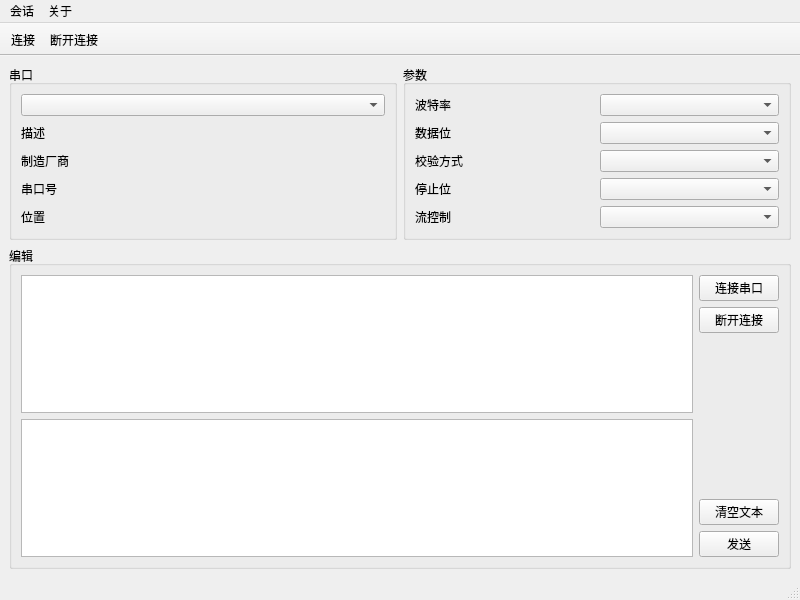
<?xml version="1.0" encoding="UTF-8"?>
<ui version="4.0">
 <class>MainWindow</class>
 <widget class="QMainWindow" name="MainWindow">
  <property name="geometry">
   <rect>
    <x>0</x>
    <y>0</y>
    <width>800</width>
    <height>600</height>
   </rect>
  </property>
  <property name="windowTitle">
   <string>MainWindow</string>
  </property>
  <widget class="QWidget" name="centralwidget">
   <layout class="QGridLayout" name="gridLayout">
    <item row="0" column="1">
     <widget class="QGroupBox" name="groupBox_2">
      <property name="title">
       <string>参数</string>
      </property>
      <layout class="QGridLayout" name="gridLayout_3">
       <item row="2" column="1">
        <widget class="QComboBox" name="parityBox"/>
       </item>
       <item row="3" column="1">
        <widget class="QComboBox" name="stopBitsBox"/>
       </item>
       <item row="3" column="0">
        <widget class="QLabel" name="label_8">
         <property name="text">
          <string>停止位</string>
         </property>
        </widget>
       </item>
       <item row="0" column="0">
        <widget class="QLabel" name="label_5">
         <property name="layoutDirection">
          <enum>Qt::LeftToRight</enum>
         </property>
         <property name="text">
          <string>波特率</string>
         </property>
        </widget>
       </item>
       <item row="2" column="0">
        <widget class="QLabel" name="label_7">
         <property name="text">
          <string>校验方式</string>
         </property>
        </widget>
       </item>
       <item row="1" column="0">
        <widget class="QLabel" name="label_6">
         <property name="text">
          <string>数据位</string>
         </property>
        </widget>
       </item>
       <item row="0" column="1">
        <widget class="QComboBox" name="baudRateBox"/>
       </item>
       <item row="1" column="1">
        <widget class="QComboBox" name="dataBitsBox"/>
       </item>
       <item row="4" column="0">
        <widget class="QLabel" name="label_9">
         <property name="text">
          <string>流控制</string>
         </property>
        </widget>
       </item>
       <item row="4" column="1">
        <widget class="QComboBox" name="flowControlBox"/>
       </item>
      </layout>
     </widget>
    </item>
    <item row="1" column="0" colspan="2">
     <widget class="QGroupBox" name="groupBox_3">
      <property name="title">
       <string>编辑</string>
      </property>
      <layout class="QHBoxLayout" name="horizontalLayout_2">
       <item>
        <layout class="QVBoxLayout" name="verticalLayout_2">
         <item>
          <widget class="QTextEdit" name="textEdit">
           <property name="enabled">
            <bool>true</bool>
           </property>
          </widget>
         </item>
         <item>
          <widget class="QTextBrowser" name="receiveBrowser"/>
         </item>
        </layout>
       </item>
       <item>
        <layout class="QVBoxLayout" name="verticalLayout">
         <item>
          <widget class="QPushButton" name="connetcBtn">
           <property name="text">
            <string>连接串口</string>
           </property>
          </widget>
         </item>
         <item>
          <widget class="QPushButton" name="disconnectBtn">
           <property name="text">
            <string>断开连接</string>
           </property>
          </widget>
         </item>
         <item>
          <spacer name="verticalSpacer_2">
           <property name="orientation">
            <enum>Qt::Vertical</enum>
           </property>
           <property name="sizeHint" stdset="0">
            <size>
             <width>20</width>
             <height>40</height>
            </size>
           </property>
          </spacer>
         </item>
         <item>
          <widget class="QPushButton" name="clearTextBtn">
           <property name="text">
            <string>清空文本</string>
           </property>
          </widget>
         </item>
         <item>
          <widget class="QPushButton" name="sendBtn">
           <property name="text">
            <string>发送</string>
           </property>
          </widget>
         </item>
        </layout>
       </item>
      </layout>
     </widget>
    </item>
    <item row="0" column="0">
     <widget class="QGroupBox" name="groupBox">
      <property name="title">
       <string>串口</string>
      </property>
      <layout class="QGridLayout" name="gridLayout_2">
       <item row="2" column="0">
        <widget class="QLabel" name="manufacturerLabel">
         <property name="text">
          <string>制造厂商</string>
         </property>
        </widget>
       </item>
       <item row="3" column="0">
        <widget class="QLabel" name="serialNumberLabel">
         <property name="text">
          <string>串口号</string>
         </property>
        </widget>
       </item>
       <item row="1" column="0">
        <widget class="QLabel" name="desLabel">
         <property name="text">
          <string>描述</string>
         </property>
        </widget>
       </item>
       <item row="0" column="0">
        <widget class="QComboBox" name="serialsBox"/>
       </item>
       <item row="4" column="0">
        <widget class="QLabel" name="locationLabel">
         <property name="text">
          <string>位置</string>
         </property>
        </widget>
       </item>
      </layout>
     </widget>
    </item>
   </layout>
  </widget>
  <widget class="QMenuBar" name="menubar">
   <property name="geometry">
    <rect>
     <x>0</x>
     <y>0</y>
     <width>800</width>
     <height>26</height>
    </rect>
   </property>
   <widget class="QMenu" name="menu">
    <property name="title">
     <string>会话</string>
    </property>
    <addaction name="actionConnect"/>
    <addaction name="actionDisconnect"/>
    <addaction name="separator"/>
    <addaction name="actionQuit"/>
   </widget>
   <widget class="QMenu" name="menu_2">
    <property name="title">
     <string>关于</string>
    </property>
    <addaction name="actionHelp"/>
    <addaction name="separator"/>
    <addaction name="actionQt"/>
   </widget>
   <addaction name="menu"/>
   <addaction name="menu_2"/>
  </widget>
  <widget class="QStatusBar" name="statusbar"/>
  <widget class="QToolBar" name="toolBar">
   <property name="windowTitle">
    <string>toolBar</string>
   </property>
   <property name="movable">
    <bool>false</bool>
   </property>
   <property name="floatable">
    <bool>false</bool>
   </property>
   <attribute name="toolBarArea">
    <enum>TopToolBarArea</enum>
   </attribute>
   <attribute name="toolBarBreak">
    <bool>false</bool>
   </attribute>
   <addaction name="actionConnect"/>
   <addaction name="actionDisconnect"/>
  </widget>
  <action name="actionHelp">
   <property name="text">
    <string>帮助</string>
   </property>
   <property name="toolTip">
    <string>查看软件使用帮助</string>
   </property>
   <property name="shortcut">
    <string>Ctrl+H</string>
   </property>
  </action>
  <action name="actionQt">
   <property name="text">
    <string>Qt</string>
   </property>
   <property name="toolTip">
    <string>关于Qt</string>
   </property>
  </action>
  <action name="actionConnect">
   <property name="text">
    <string>连接</string>
   </property>
   <property name="shortcut">
    <string>Ctrl+O</string>
   </property>
  </action>
  <action name="actionDisconnect">
   <property name="text">
    <string>断开连接</string>
   </property>
   <property name="shortcut">
    <string>Ctrl+C</string>
   </property>
  </action>
  <action name="actionQuit">
   <property name="text">
    <string>退出</string>
   </property>
   <property name="toolTip">
    <string>关闭串口连接并且退出</string>
   </property>
   <property name="shortcut">
    <string>Ctrl+Q</string>
   </property>
  </action>
 </widget>
 <resources/>
 <connections>
  <connection>
   <sender>connetcBtn</sender>
   <signal>clicked()</signal>
   <receiver>actionConnect</receiver>
   <slot>trigger()</slot>
   <hints>
    <hint type="sourcelabel">
     <x>742</x>
     <y>241</y>
    </hint>
    <hint type="destinationlabel">
     <x>-1</x>
     <y>-1</y>
    </hint>
   </hints>
  </connection>
  <connection>
   <sender>clearTextBtn</sender>
   <signal>clicked()</signal>
   <receiver>textEdit</receiver>
   <slot>clear()</slot>
   <hints>
    <hint type="sourcelabel">
     <x>742</x>
     <y>514</y>
    </hint>
    <hint type="destinationlabel">
     <x>358</x>
     <y>392</y>
    </hint>
   </hints>
  </connection>
  <connection>
   <sender>disconnectBtn</sender>
   <signal>clicked()</signal>
   <receiver>actionDisconnect</receiver>
   <slot>trigger()</slot>
   <hints>
    <hint type="sourcelabel">
     <x>742</x>
     <y>272</y>
    </hint>
    <hint type="destinationlabel">
     <x>-1</x>
     <y>-1</y>
    </hint>
   </hints>
  </connection>
  <connection>
   <sender>actionQuit</sender>
   <signal>triggered()</signal>
   <receiver>MainWindow</receiver>
   <slot>close()</slot>
   <hints>
    <hint type="sourcelabel">
     <x>-1</x>
     <y>-1</y>
    </hint>
    <hint type="destinationlabel">
     <x>399</x>
     <y>299</y>
    </hint>
   </hints>
  </connection>
 </connections>
</ui>
